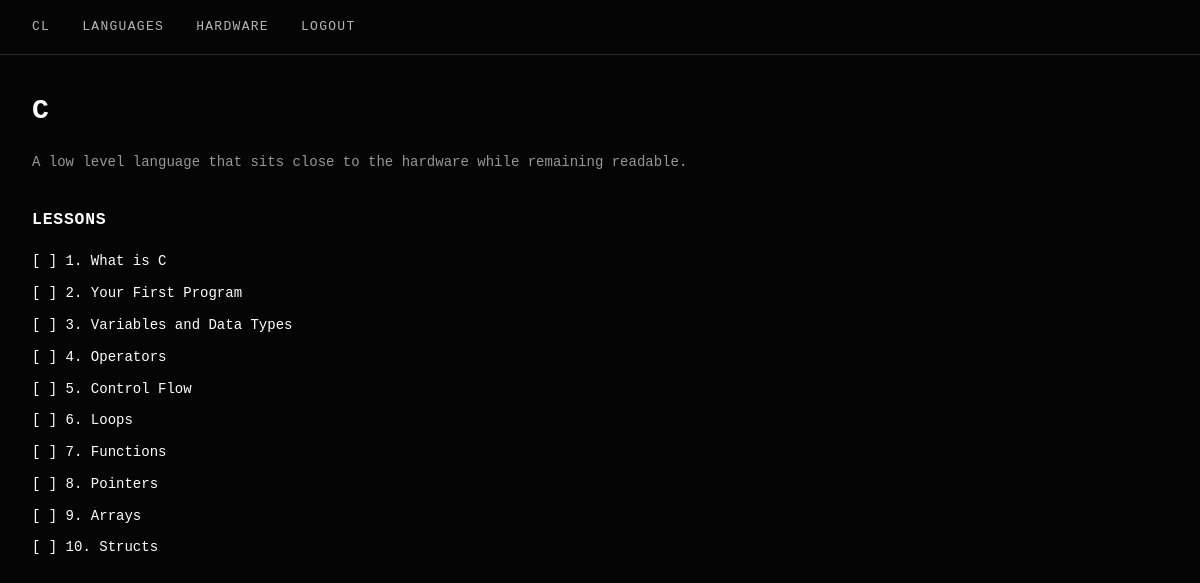
The page /languages/1/ (signed in) on the database its author committed.
### core/models.py (models this page shows, shortened)
class Language(models.Model):
    name = models.CharField(max_length=100)
    description = models.TextField()

class Lesson(models.Model):
    language = models.ForeignKey(Language, on_delete=models.CASCADE, related_name='lessons')
    title = models.CharField(max_length=200)
    content = models.TextField()
    order = models.IntegerField(default=0)
    challenge = models.TextField()
    starter_code = models.TextField(default='')
    example_output = models.TextField(default='')
    class Meta:
        ordering = ['order']
        unique_together = ('language', 'order')

### core/views.py (the view)
# urls.py: path('languages/<int:pk>/', views.language_detail, name='language_detail'),
@login_required(login_url='login')
def language_detail(request, pk):
    language = get_object_or_404(Language, pk=pk)
    lessons = language.lessons.all()
    completed_ids = LessonCompletion.objects.filter(
        user=request.user, lesson__language=language
    ).values_list('lesson_id', flat=True)
    return render(request, 'core/language_detail.html', {
        'language': language,
        'lessons': lessons,
        'completed_ids': list(completed_ids),
    })

### core/templates/core/language_detail.html
{% extends 'core/base.html' %}
{% block content %}
<div class="container">
    <h1>{{ language.name }}</h1>
    <p style="opacity: 0.7; margin-bottom: 2rem;">{{ language.description }}</p>
    <h3 style="margin-bottom: 1rem;">Lessons</h3>
    <ul>
        {% for lesson in lessons %}
        <li style="margin-bottom: 0.5rem;">
            <a href="{% url 'lesson_detail' language.pk lesson.order %}">
                {% if lesson.pk in completed_ids %}[&#10003;]{% else %}[ ]{% endif %}
                {{ lesson.order }}. {{ lesson.title }}
            </a>
        </li>
        {% endfor %}
    </ul>
</div>
{% endblock %}

### core/static/core/css/style.css (style rules this page uses)
:root { --bg: #050505; --text: #d4d4d4; --accent: #ffffff; --border: rgba(255, 255, 255, 0.15); --font: 'JetBrains Mono', 'Fira Code', monospace; }
*, *::before, *::after { box-sizing: border-box; margin: 0; padding: 0; border-radius: 0 !important; box-shadow: none !important; }
body { background: var(--bg); color: var(--text); font-family: var(--font); font-size: 14px; line-height: 1.7; }
h1, h2, h3, h4 { color: var(--accent); font-weight: 600; letter-spacing: 0.05em; text-transform: uppercase; margin-bottom: 1rem; }
a { color: var(--accent); text-decoration: none; }
p { margin-bottom: 1rem; }
.container { margin: 0 auto; max-width: 1200px; padding: 2rem; }
ul { list-style: none; padding: 0; }
li { margin-bottom: 0.5rem; }

### rows shown on the page
Language: name "C", description "A low level language that sits close to the hardware while remaining readable."
Lesson: order "1", title "What is C"
Lesson: order "2", title "Your First Program"
Lesson: order "3", title "Variables and Data Types"
Lesson: order "4", title "Operators"
Lesson: order "5", title "Control Flow"
Lesson: order "6", title "Loops"
Lesson: order "7", title "Functions"
Lesson: order "8", title "Pointers"
Lesson: order "9", title "Arrays"
Lesson: order "10", title "Structs"
